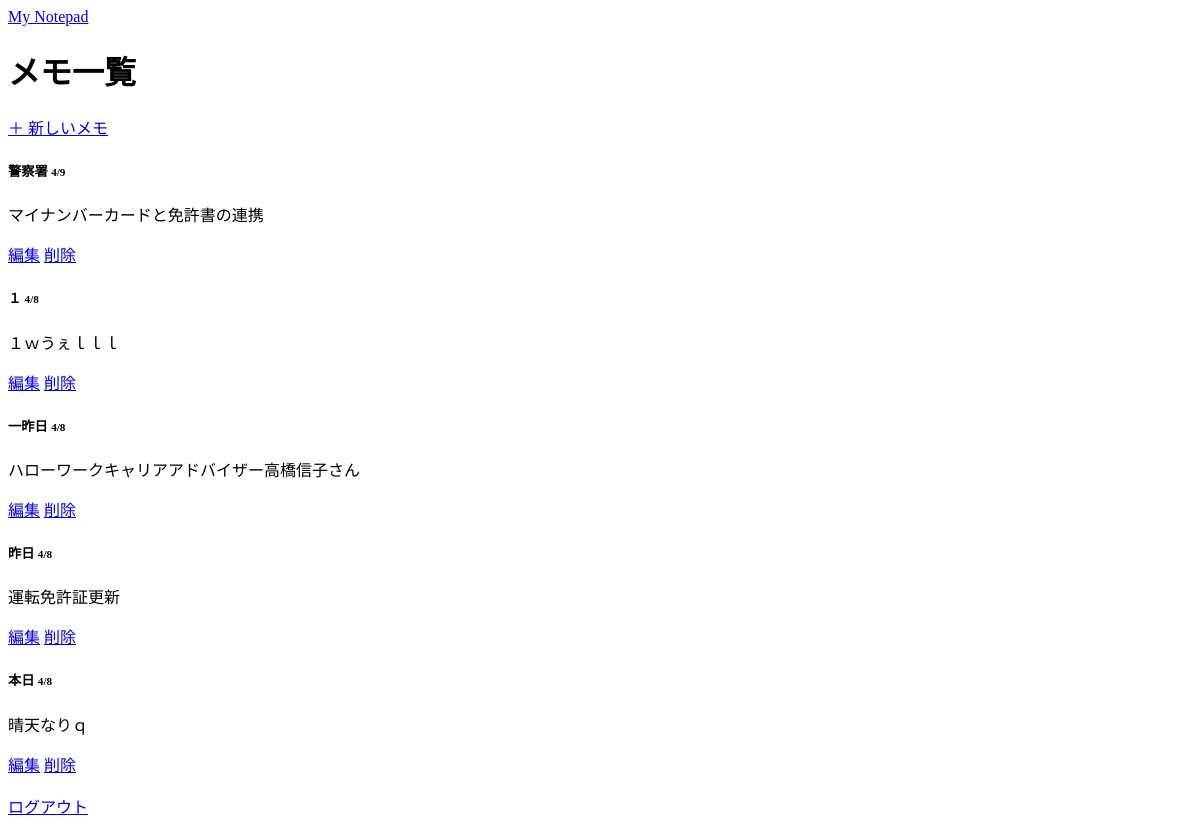
/list (signed in), run on an earlier commit of the app's database.
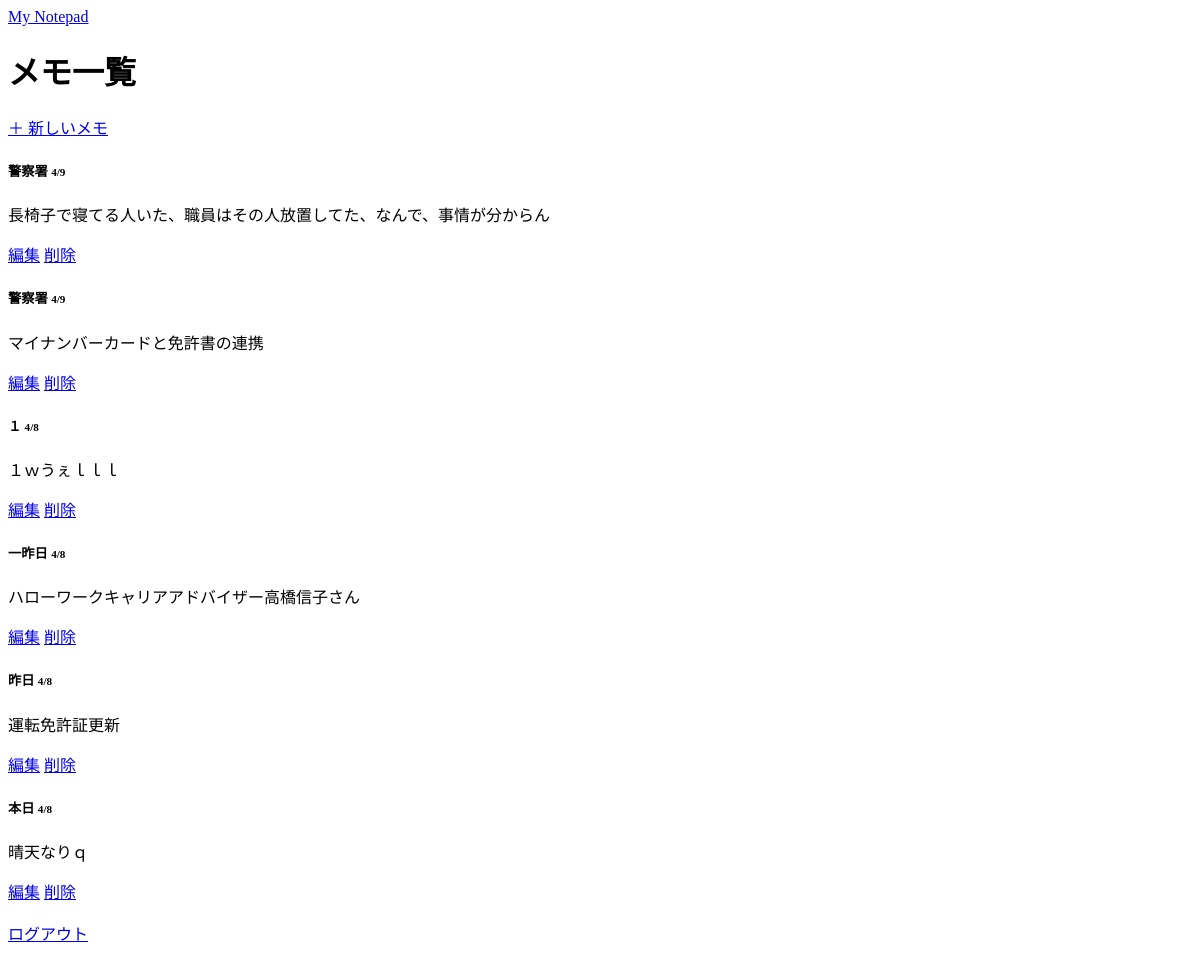
And on a later commit of the database.
### edit/models.py (models this page shows, shortened)
class Memo(models.Model):
    title = models.CharField(max_length=200)  # タイトル（最大200文字）
    content = models.TextField()               # メモ本文
    created_at = models.DateTimeField(auto_now_add=True)  # 作成日時（自動設定）
    updated_at = models.DateTimeField(auto_now=True)      # 更新日時（自動設定）
    class Meta:
        db_table='Memo'

### edit/views.py (the view)
# urls.py: path('',PostListView.as_view(),name='post_list'),                #←←←←←←←←どうして path('', views.memo_list, name='post_list'), が一番か？
@login_required # これ追加で未ログイン時ここに飛ばされない
def memo_list(request):
    memos=Memo.objects.all().order_by('-created_at')
    return render(request,'edit/memo_list.html',{'memos':memos})

### edit/templates/edit/memo_list.html (shortened to what this page needs)
{% extends 'edit/base.html' %}
{% block content %}
<div class="d-flex justify-content-between align-items-center mb-3">
    <h1>メモ一覧</h1>
    <a href="{% url 'memo_create' %}" class="btn btn-primary">＋ 新しいメモ</a>
</div>
<div class="row">
    {% for memo in memos %}
    <div class="col-md-4 mb-3">
        <div class="card shadow-sm">
            <div class="card-body">
                <h5 class="card-title d-flex justify-content-between align-items-center">
                    {{ memo.title }}
                    <span class="badge bg-secondary" style="font-size: 0.7rem;">
                        {{ memo.created_at|date:"n/j" }}
                    </span>
                </h5>
                <p class="card-text text-secondary">{{ memo.content|truncatechars:50 }}</p>
                <div class="d-flex justify-content-end">
                    <a href="{% url 'memo_edit' pk=memo.pk %}" class="btn btn-sm btn-outline-secondary me-2">編集</a>
                    <a href="{% url 'memo_delete' pk=memo.pk %}" class="btn btn-sm btn-outline-danger">削除</a>
                </div>
            </div>
        </div>
    </div>
    {% endfor %}
</div>
{% endblock %}

What changed in the data, as far as the page shows it:
added Memo: title "警察署", created_at "4/9", content "長椅子で寝てる人いた、職員はその人放置してた、なんで、事情が分からん"
